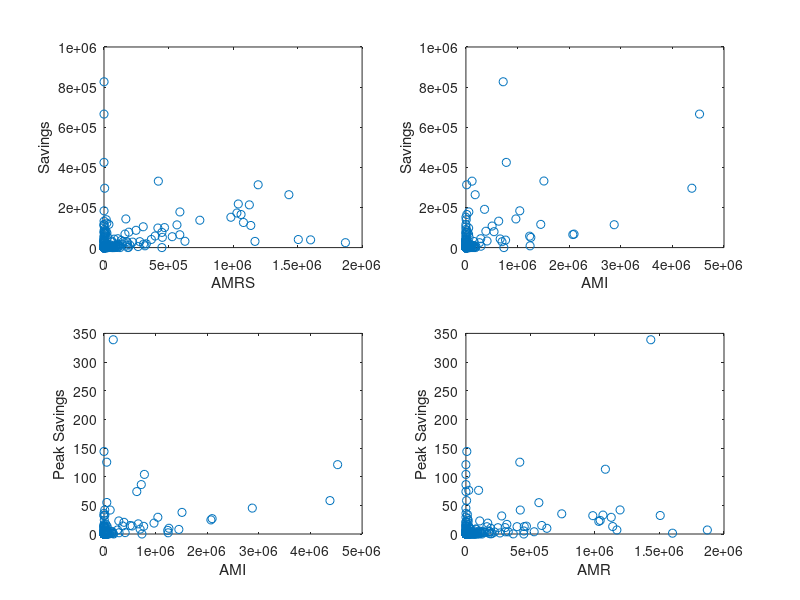
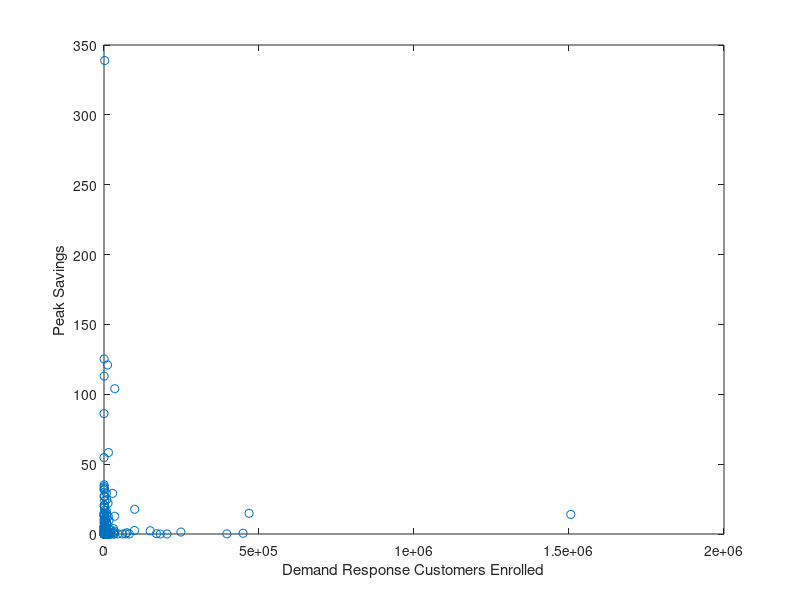
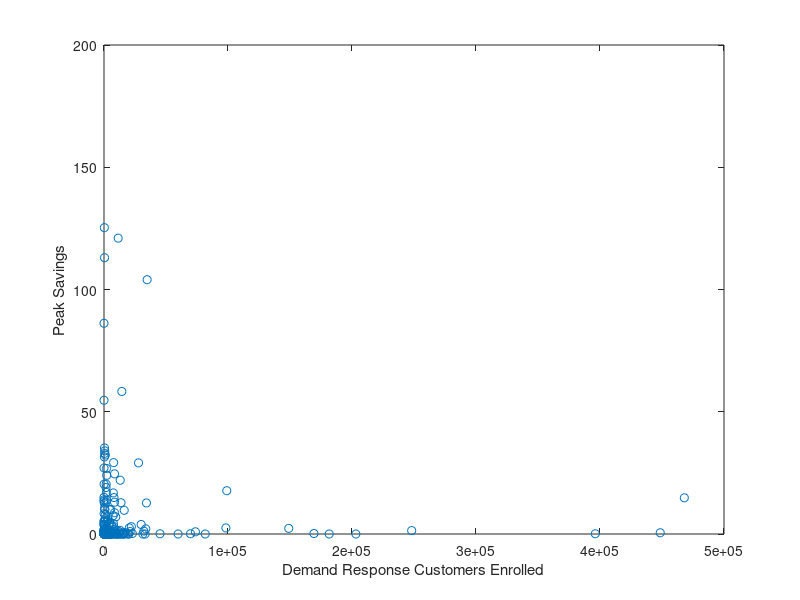

These charts were generated, in order, by the following MATLAB code: (Note: this script raises an error after producing the figures.)
load('Data.mat')
CommercialAMRS = [];
IndustrialAMRS = [];
ResidentialAMRS = [];
TransportationAMRS = [];
TotalAMRS = [];
CommercialDemand = [];
IndustrialDemand = [];
ResidentialDemand = [];
TransportationDemand = [];
TotalAMRS = [];
for idx = 1:size(UtilityNumberSaving,1)
    
    AMR_IDX = UtilityNumberAMR == UtilityNumberSaving(idx);
    Demand_IDX = UtilityNumber_Demand == UtilityNumberSaving(idx);
    
    if sum(AMR_IDX) > 1
        AMR_State = strcmp(StateAMR , StateSaving(idx));
        AMR_IDX2 = logical(AMR_IDX.*AMR_State);
        if sum(AMR_IDX2)~= 0
            ResidentialAMRS = [ResidentialAMRS; [Residential_AMR(AMR_IDX2), Residential_AMI(AMR_IDX2)]];
            CommercialAMRS = [CommercialAMRS; [Commercial_AMR(AMR_IDX2), Commercial_AMI(AMR_IDX2)]];
            IndustrialAMRS = [IndustrialAMRS; [Industrial_AMR(AMR_IDX2), Industrial_AMI(AMR_IDX2)]];
            TransportationAMRS = [TransportationAMRS; [Transportation_AMR(AMR_IDX2), Transportation_AMI(AMR_IDX2)]];
        else
            ResidentialAMRS = [ResidentialAMRS; [NaN, NaN]];
            CommercialAMRS = [CommercialAMRS; [NaN, NaN]];
            IndustrialAMRS = [IndustrialAMRS; [NaN, NaN]];
            TransportationAMRS = [TransportationAMRS; [NaN, NaN]];
        end
    elseif sum(AMR_IDX) == 0
        ResidentialAMRS = [ResidentialAMRS; [NaN, NaN]];
        CommercialAMRS = [CommercialAMRS; [NaN, NaN]];
        IndustrialAMRS = [IndustrialAMRS; [NaN, NaN]];
        TransportationAMRS = [TransportationAMRS; [NaN, NaN]];
    else
        ResidentialAMRS = [ResidentialAMRS; [Residential_AMR(AMR_IDX), Residential_AMI(AMR_IDX)]];
        CommercialAMRS = [CommercialAMRS; [Commercial_AMR(AMR_IDX), Commercial_AMI(AMR_IDX)]];
        IndustrialAMRS = [IndustrialAMRS; [Industrial_AMR(AMR_IDX), Industrial_AMI(AMR_IDX)]];
        TransportationAMRS = [TransportationAMRS; [Transportation_AMR(AMR_IDX), Transportation_AMI(AMR_IDX)]];
    end
    
    if sum(Demand_IDX) > 1
        Demand_State = strcmp(State_Demand , StateSaving(idx));
        Demand_IDX2 = logical(Demand_IDX.*Demand_State);
        
        if sum(Demand_IDX2)~= 0
            
            ResidentialDemand = [ResidentialDemand; [Residential_Demand(Demand_IDX2), Residential_AMI(Demand_IDX2)]];
            CommercialDemand = [CommercialDemand; [Commercial_AMR(Demand_IDX2), Commercial_AMI(Demand_IDX2)]];
            IndustrialDemand= [IndustrialDemand; [Industrial_AMR(Demand_IDX2), Industrial_AMI(Demand_IDX2)]];
            TransportationDemand = [TransportationDemand; [Transportation_AMR(Demand_IDX2), Transportation_AMI(Demand_IDX2)]];
        else
            ResidentialDemand = [ResidentialDemand; [NaN, NaN]];
            CommercialDemand = [CommercialDemand; [NaN, NaN]];
            IndustrialDemand = [IndustrialDemand; [NaN, NaN]];
            TransportationDemand = [TransportationDemand; [NaN, NaN]];
        end
        
    elseif sum(Demand_IDX) == 0
        ResidentialDemand = [ResidentialDemand; [NaN, NaN]];
        CommercialDemand = [CommercialDemand; [NaN, NaN]];
        IndustrialDemand = [IndustrialDemand; [NaN, NaN]];
        TransportationDemand = [TransportationDemand; [NaN, NaN]];
    else
        ResidentialDemand = [ResidentialDemand; [Residential_AMR(Demand_IDX), Residential_AMI(Demand_IDX)]];
        CommercialDemand = [CommercialDemand; [Commercial_AMR(Demand_IDX), Commercial_AMI(Demand_IDX)]];
        IndustrialDemand = [IndustrialDemand; [Industrial_AMR(Demand_IDX), Industrial_AMI(Demand_IDX)]];
        TransportationDemand = [TransportationDemand; [Transportation_AMR(Demand_IDX), Transportation_AMI(Demand_IDX)]];
    end
    
    if idx~= size(ResidentialDemand,1)
        keyboard;
    end
end

% RESIDENTIAL SECTOR
% Y = quantile
% residential plots
figure;
subplot(2,2,1)
plot(ResidentialAMRS(:,1), Residential_Saving, 'o')
xlabel('AMRS');
ylabel('Savings');


subplot(2,2,2)
plot(ResidentialAMRS(:,2), Residential_Saving, 'o')
xlabel('AMI');
ylabel('Savings');


subplot(2,2,3)
plot(ResidentialAMRS(:,2), Residential_PeakSaving, 'o')
xlabel('AMI');
ylabel('Peak Savings');

subplot(2,2,4)
plot(ResidentialAMRS(:,1), Residential_PeakSaving, 'o')
xlabel('AMR');
ylabel('Peak Savings');

% normality test
[h1,p1] = kstest2(ResidentialAMRS(:,1), Residential_PeakSaving);
[h2,p2] = kstest2(ResidentialAMRS(:,2), Residential_PeakSaving);
[h3,p3] = kstest2(ResidentialAMRS(:,1), Residential_Saving);
[h4,p4] = kstest2(ResidentialAMRS(:,2), Residential_Saving);
[h4,p4] = kstest2(ResidentialDemand(:,1), Residential_PeakSaving);

% t-test to evaluate potential correlation
[R1,P1,RL1,RU1]  = corrcoef(ResidentialAMRS(:,1), Residential_PeakSaving, 'rows','pairwise');
[R2,P2,RL2,RU2]  = corrcoef(ResidentialAMRS(:,2), Residential_PeakSaving, 'rows','pairwise');
[R3,P3,RL3,RU3]  = corrcoef(ResidentialAMRS(:,1), Residential_Saving, 'rows','pairwise');
[R4,P4,RL4,RU4]  = corrcoef(ResidentialAMRS(:,2), Residential_Saving, 'rows','pairwise');
[R5,P5,RL5,RU5]  = corrcoef(ResidentialDemand(:,1), Residential_PeakSaving, 'rows','pairwise');
[R6,P6,RL6,RU6]  = corrcoef(ResidentialDemand(:,1), Residential_Saving, 'rows','pairwise');

% Peak savings and demand response nerollement has a negative correlation
% (This does not make sense) --> Further analysis required

figure;
plot(ResidentialDemand(:,1), Residential_PeakSaving, 'o')
xlabel('Demand Response Customers Enrolled');
ylabel('Peak Savings');

% outlier detection
[i,j] = max(ResidentialDemand(:,1));
ResidentialDemand(j,:) = [NaN NaN];

[i,j] = max(Residential_PeakSaving(:,1));
Residential_PeakSaving(j,1) = [NaN];

% replotting
figure;
plot(ResidentialDemand(:,1), Residential_PeakSaving, 'o')
xlabel('Demand Response Customers Enrolled');
ylabel('Peak Savings');

% fitting 

%removing nans
ResidentialDemand_new = [];
ResidentialPeakSaving_new = [];
for ivx = 1:size(ResidentialDemand,1)
    if ~isnan(ResidentialDemand(ivx,1)) && ~isnan(Residential_PeakSaving(ivx,1))
        ResidentialDemand_new = [ResidentialDemand_new;ResidentialDemand(ivx,1)] ;
        ResidentialPeakSaving_new = [ResidentialPeakSaving_new;Residential_PeakSaving(ivx,1)];
    end
end
fitResults = fit(ResidentialDemand_new,ResidentialPeakSaving_new,'poly1');
plot(fitResults,ResidentialDemand_new,ResidentialPeakSaving_new)


%COMMERCIAL PLOTS%%%%%%%%%%%%%%%%%%%%%%%%%%%%%%%%%%%%%%%%%%%%%%
% Commercial plots

figure;
subplot(2,2,1)
plot(CommercialAMRS(:,1), Commercial_Saving, 'o')
xlabel('AMRS');
ylabel('Savings');
xlabel('AMR');
ylabel('Peak Savings');

subplot(2,2,2)
plot(CommercialAMRS(:,2), Commercial_Saving, 'o')
xlabel('AMI');
ylabel('Savings');


subplot(2,2,3)
plot(CommercialAMRS(:,2), Commercial_PeakSaving, 'o')
xlabel('AMI');
ylabel('Peak Savings');

subplot(2,2,4)
plot(CommercialAMRS(:,1), Commercial_PeakSaving, 'o')
xlabel('AMR');
ylabel('Peak Savings');

% normality test
[h1,p1] = kstest2(CommercialAMRS(:,1), Commercial_PeakSaving);
[h2,p2] = kstest2(CommercialAMRS(:,2), Commercial_PeakSaving);
[h3,p3] = kstest2(CommercialAMRS(:,1), Commercial_Saving);
[h4,p4] = kstest2(CommercialAMRS(:,2), Commercial_Saving);

% t-test to evaluate potential correlation
[R1,P1,RL1,RU1]  = corrcoef(CommercialAMRS(:,1), Commercial_PeakSaving, 'rows','pairwise');
[R2,P2,RL2,RU2]  = corrcoef(CommercialAMRS(:,2), Commercial_PeakSaving, 'rows','pairwise');
[R3,P3,RL3,RU3]  = corrcoef(CommercialAMRS(:,1), Commercial_Saving, 'rows','pairwise');
[R4,P4,RL4,RU4]  = corrcoef(CommercialAMRS(:,2), Commercial_Saving, 'rows','pairwise');

%INDUSTRIAL PLOTS%%%%%%%%%%%%%%%%%%%%%%%%%%%%%%%%%%%%%%%%%%%%%%
% Industrial plots

figure;
subplot(2,2,1)
plot(IndustrialAMRS(:,1), Industrial_Saving, 'o')
xlabel('AMRS');
ylabel('Savings');
xlabel('AMR');
ylabel('Peak Savings');

subplot(2,2,2)
plot(IndustrialAMRS(:,2), Industrial_Saving, 'o')
xlabel('AMI');
ylabel('Savings');


subplot(2,2,3)
plot(IndustrialAMRS(:,2), Industrial_PeakSaving, 'o')
xlabel('AMI');
ylabel('Peak Savings');

subplot(2,2,4)
plot(IndustrialAMRS(:,1), Industrial_PeakSaving, 'o')
xlabel('AMR');
ylabel('Peak Savings');

% normality test
[h1,p1] = kstest2(IndustrialAMRS(:,1), Industrial_PeakSaving);
[h2,p2] = kstest2(IndustrialAMRS(:,2), Industrial_PeakSaving);
[h3,p3] = kstest2(IndustrialAMRS(:,1), Industrial_Saving);
[h4,p4] = kstest2(IndustrialAMRS(:,2), Industrial_Saving);

% t-test to evaluate potential correlation
[R1,P1,RL1,RU1]  = corrcoef(IndustrialAMRS(:,1), Industrial_PeakSaving, 'rows','pairwise');
[R2,P2,RL2,RU2]  = corrcoef(IndustrialAMRS(:,2), Industrial_PeakSaving, 'rows','pairwise');
[R3,P3,RL3,RU3]  = corrcoef(IndustrialAMRS(:,1), Industrial_Saving, 'rows','pairwise');
[R4,P4,RL4,RU4]  = corrcoef(IndustrialAMRS(:,2), Industrial_Saving, 'rows','pairwise');
